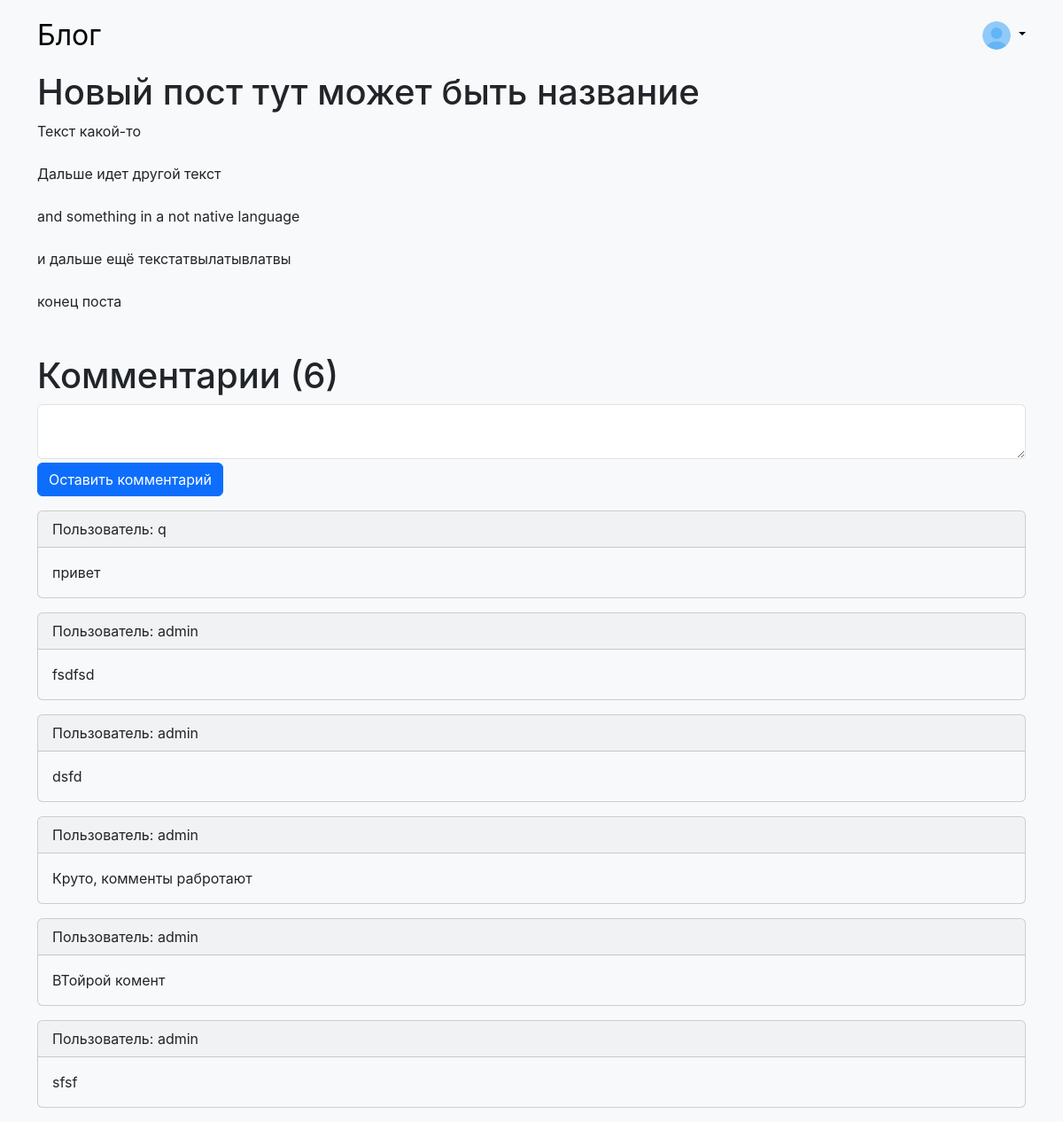
Screenshot of /post/3 (signed in) with the database file from the repository.
### tables this page shows
CREATE TABLE posts (
				id INTEGER PRIMARY KEY AUTOINCREMENT,
				title TEXT,
				content TEXT
			);

CREATE TABLE comments (
				id INTEGER PRIMARY KEY AUTOINCREMENT,
				postId int,
				content TEXT,
                creatorId int
			);

CREATE TABLE users (
				id INTEGER PRIMARY KEY AUTOINCREMENT,
				username TEXT,
				password TEXT
			);

### routes.py (the view)
		@self.app.route('/post/<int:postId>')
		def post(postId):
			post = self.dbController.getPostById(int(postId))[0]
			postComments = self.dbController.getCommentsByPostId(int(postId))
			comments = []
			for item in postComments:
				author = self.dbController.getUserById(item[3])[0][1]
				comments.append((item[0], item[1], item[2], author))
			return render_template(
				'post.html',
				post = post,
				comments = comments
			)

### db/CommentModel.py (called while the page is built)
	def getCommentsByPostId(self, postId):
		connectionHelper = ConnectionHelper()
		connection = connectionHelper.getConnection()
		cursor = connection.cursor()
		cursor.execute("SELECT * FROM comments WHERE postId=? ORDER BY id DESC", (postId,))
		ret = cursor.fetchall()
		return ret

### db/ConnectionHelper.py (called while the page is built)
	def getConnection(self):
		return self.connection

	def close(self):
		self.connection.commit()
		self.connection.close()

	def __del__(self):
		self.close()

### db/DataBaseController.py (called while the page is built)
	def getPostById(self, postID):
		return self.postModel.getPostByID(postID)

	def getUserById(self, userId):
		return self.userModel.getUserById(userId)

	def getCommentsByPostId(self, postId):
		return self.commentModel.getCommentsByPostId(postId)

### db/PostModel.py (called while the page is built)
	def getPostByID(self, postID):
		connectionHelper = ConnectionHelper()
		connection = connectionHelper.getConnection()
		cursor = connection.cursor()
		cursor.execute("SELECT * FROM posts WHERE id=?", (postID,))
		ret = cursor.fetchall()
		return ret

### db/UserModel.py (called while the page is built)
	def getUserById(self, userID):
		connectionHelper = ConnectionHelper()
		connection = connectionHelper.getConnection()
		cursor = connection.cursor()
		cursor.execute("SELECT * FROM users WHERE id=?", (userID,))
		ret = cursor.fetchall()
		return ret

### templates/post.html (shortened to what this page needs)
{% extends 'layout.html' %}
{% block content %}
<div class="pb-5">
	<h1>{{ post[1] }}</h1>
	<span id="content">{{ post[2]|safe }}</span>
</div>
<h1>Комментарии ({{ comments|length }})</h1>
<form method="post" action="/sendNewComment/{{ post[0] }}">
	<textarea class="form-control mb-1" type="text" name="content" style="min-height: 50px;"></textarea>
	<input class="btn btn-primary" type="submit" name="send" value="Оставить комментарий">
</form>
{% for comment in comments %}
<div class="card text-bg-light mb-3 mt-3">
	<div class="card-header text-dark">Пользователь: {{ comment[3] }}</div>
	<div class="card-body">
		<p class="card-text text-dark">{{ comment[2] }}</p>
	</div>
</div>
{% endfor %}
{% endblock %}

### static/styles/style.css (style rules this page uses)
body { font-family: Inter,-apple-system,BlinkMacSystemFont,Segoe UI,Roboto,Helvetica,Arial,sans-serif,Apple Color Emoji,Segoe UI Emoji,Segoe UI Symbol; }
.card-text { color: #667085; }

### rows the page displays
posts: title "Новый пост тут может быть название", content "Текст какой-то"
comments: comment "q", content "привет"
users: username "admin" "admin" "admin" "admin" "admin"
comments: content "fsdfsd"
comments: content "dsfd"
comments: content "Круто, комменты рабротают"
comments: content "ВТойрой комент"
comments: content "sfsf"

### other values shown
{{ comments|length }} "6"
